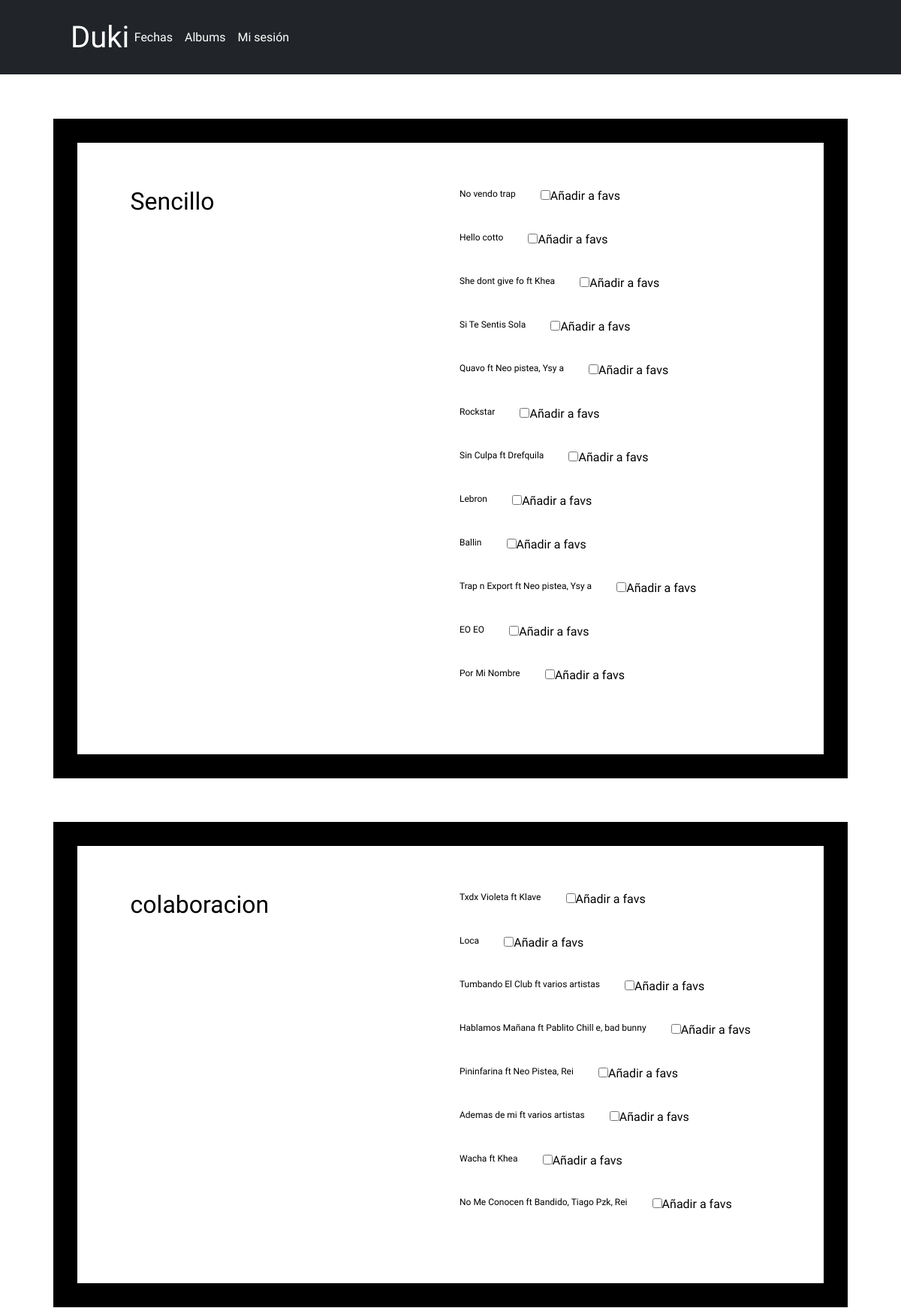
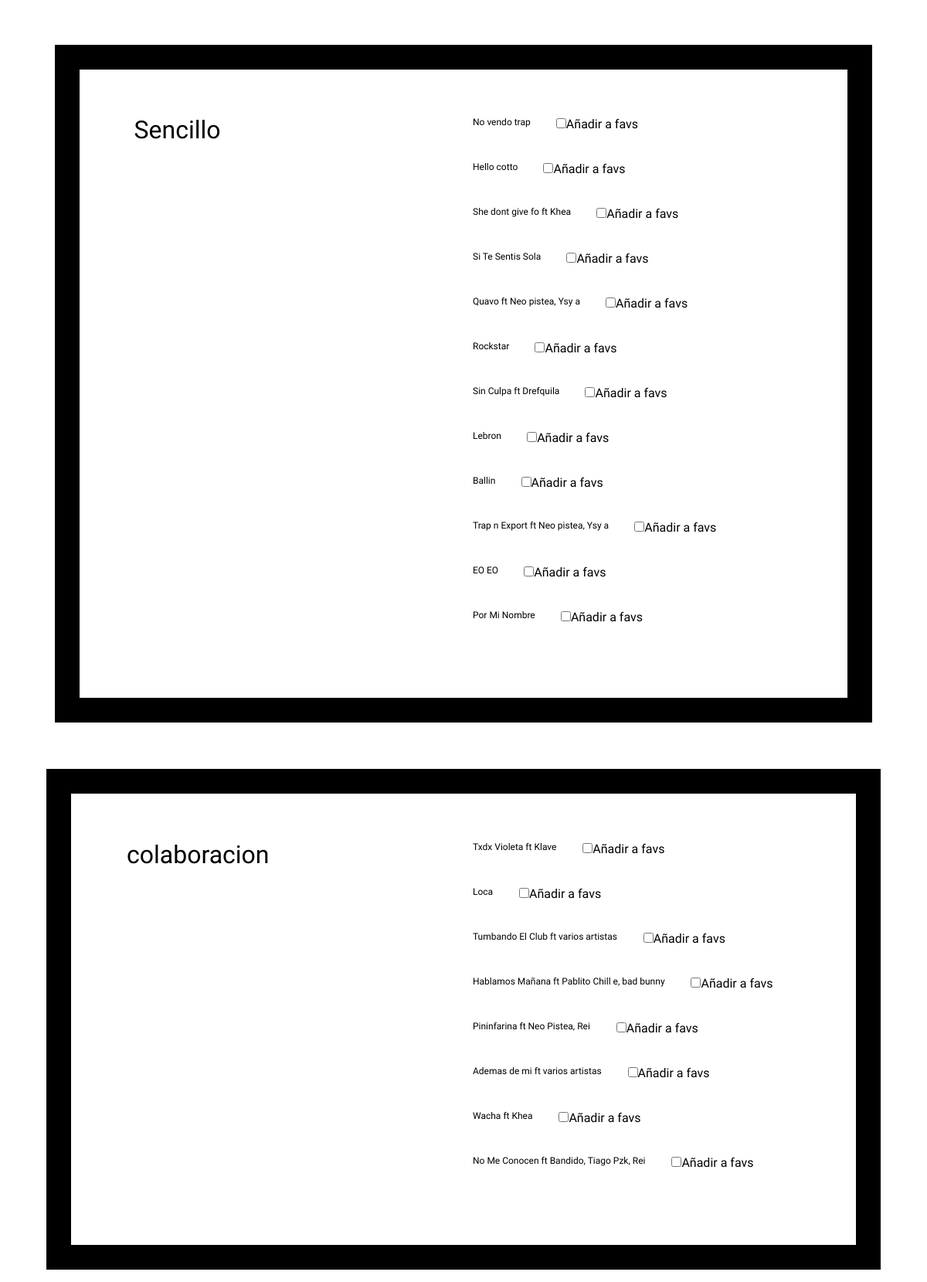
Page /albums.php (upper part) on the committed database (2 pictures, top to bottom).
### tables this page shows
CREATE TABLE `canciones_duki` (
  `id` int(11) NOT NULL,
  `nombrecancion` varchar(255) NOT NULL,
  `album` varchar(255) NOT NULL,
  `anio` int(11) NOT NULL,
  `letra` varchar(10000) NOT NULL
);

### albums.php (the view, shortened to what this page needs)
<!DOCTYPE html>
<html>
<head>
    <link href="https://cdn.jsdelivr.net/npm/bootstrap@5.0.1/dist/css/bootstrap.min.css" rel="stylesheet">
    <link href="css/style.css" rel="stylesheet">
</head>
<body>
    <header>
        <nav class="navbar navbar-expand-lg navbar-light bg-dark" style="position:relative;">
        <div class="container-fluid">
          <div class="collapse navbar-collapse" id="navbarTogglerDemo01">
            <a href="index.php"><h1 class="duki">Duki</h1></a>
            <ul class="navbar-nav me-auto mb-2 mb-lg-0">
              <li class="nav-item">
                <a class="nav-link" href="#tit-prox-fechas" id="opciones-navbar">Fechas</a>
              </li>
              <li class="nav-item">
                <a class="nav-link" href="albums.php" id="opciones-navbar">Albums</a>
              </li>
              <li class="nav-item">
                <a class="nav-link" href="login.php" id="opciones-navbar">Mi sesión</a>
              </li>
            </ul>
          </div>
        </div>
      </nav>
    </header>
    <div class="container-fluid">
      <?php
        $conect = mysqli_connect("localhost", "root", "");
        $canciones = mysqli_query($conect, "SELECT * FROM canciones_duki");
        $act = "";
        foreach($canciones as $cancion) {
          if ($act != $cancion['album']) {
            $act = $cancion['album'];
        ?>
            <div class="row album">
              <div class="col-sm-12 col-md-6 col-lg-6">
                <h2><?= $act ?></h2>
              </div>
              <div class="col-sm-12 col-md-6 col-lg-6">
                <?php
                $canciones_del_album = mysqli_query($conect, 'SELECT * FROM canciones_duki WHERE album="'.$act.'"');
                foreach ($canciones_del_album as $cancion) {?>
                <div class="d-flex">
                  <a href="cancion.php?id=<?=$cancion['id'];?>">
                    <p><?= $cancion['nombrecancion']; ?></p>
                  </a>
                  <form method="get" action="" style="margin-left: 8%">
                    <input type="checkbox" id="cbox1" value="<?=$cancion['id'];?>">Añadir a favs</input>
                </form>
                </div>
                <br>
                  <?php
                }?>
              </div>
          <?php }?>
          </div>
          <?php
      } ?>
</body>
</html>

### css/style.css (style rules this page uses)
* { font-family: 'Krona One', sans-serif; padding: 0; margin: 0; color: black; }
h1 { margin: 2%; }
a { text-decoration: none; }
p { font-size: 1vw; }
.navbar { position: absolute; padding: 2%; }
.duki { color: white; margin-right: 10%; }
#opciones-navbar { color: white; margin-right: 2%; width: 100%; }
.navbar-collapse { padding-left: 5%; }
.album { border: 2pc solid black; padding: 5%; margin: 5%; }

### rows in the picture
canciones_duki: album "Sencillo", nombrecancion "No vendo trap"
canciones_duki: nombrecancion "Hello cotto", album "Sencillo"
canciones_duki: nombrecancion "She dont give fo ft Khea"
canciones_duki: nombrecancion "Si Te Sentis Sola"
canciones_duki: nombrecancion "Quavo ft Neo pistea, Ysy a"
canciones_duki: nombrecancion "Rockstar"
canciones_duki: nombrecancion "Sin Culpa ft Drefquila"
canciones_duki: nombrecancion "Lebron"
canciones_duki: nombrecancion "Ballin"
canciones_duki: nombrecancion "Trap n Export ft Neo pistea, Ysy a"
canciones_duki: nombrecancion "EO EO"
canciones_duki: nombrecancion "Por Mi Nombre"
canciones_duki: album "colaboracion", nombrecancion "Txdx Violeta ft Klave"
canciones_duki: nombrecancion "Loca", album "colaboracion"
canciones_duki: nombrecancion "Tumbando El Club ft varios artistas"
canciones_duki: nombrecancion "Hablamos Mañana ft Pablito Chill e, bad bunny"
canciones_duki: nombrecancion "Pininfarina ft Neo Pistea, Rei"
canciones_duki: nombrecancion "Ademas de mi ft varios artistas"
canciones_duki: nombrecancion "Wacha ft Khea"
canciones_duki: nombrecancion "No Me Conocen ft Bandido, Tiago Pzk, Rei"
